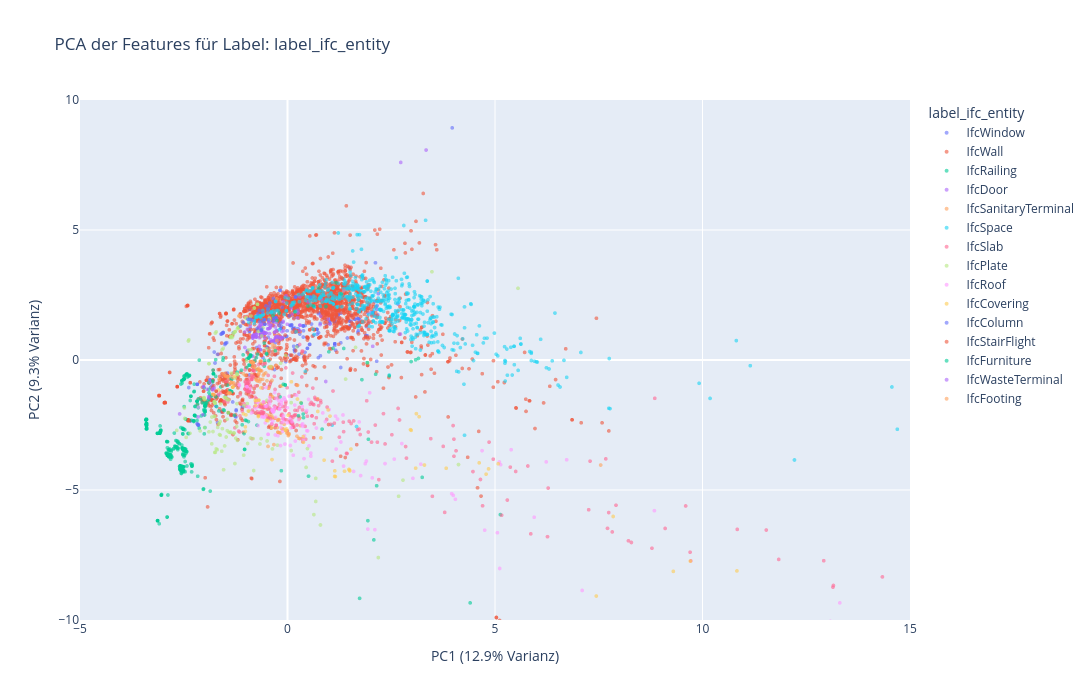

Here is the notebook cell this chart was saved with:
### Markdown cell above
## 2. PCA feature projections per label

### Code cell
# pca projection coloured by ifc_entity
plot_feature_pca(
    df,
    feature_keys=ALL_FEATURE_KEYS,
    label_col="label_ifc_entity",
    x_range=[-5, 15],
    y_range=[-10, 10],
    save="feature_label_ifc_entity_pca_projection",
    chapter="appendix"
)

### Figure 1 — Plotly figure (JSON) as saved in the notebook; plotly's stock layout.template omitted (floating-point values rounded to 4 significant figures; data arrays with more than 128 entries replaced by an {"elided": "..."} marker saying what was removed)
{"data": [{"hovertemplate": "label_ifc_entity=IfcWindow<br>PC1 (12.9% Varianz)=%{x}<br>PC2 (9.3% Varianz)=%{y}<extra></extra>", "legendgroup": "IfcWindow", "marker": {"color": "#636efa", "opacity": 0.6, "size": 4, "symbol": "circle"}, "mode": "markers", "name": "IfcWindow", "showlegend": true, "type": "scattergl", "x": {"elided": "224 float values"}, "xaxis": "x", "y": {"elided": "224 float values"}, "yaxis": "y"}, {"hovertemplate": "label_ifc_entity=IfcWall<br>PC1 (12.9% Varianz)=%{x}<br>PC2 (9.3% Varianz)=%{y}<extra></extra>", "legendgroup": "IfcWall", "marker": {"color": "#EF553B", "opacity": 0.6, "size": 4, "symbol": "circle"}, "mode": "markers", "name": "IfcWall", "showlegend": true, "type": "scattergl", "x": {"elided": "2274 float values"}, "xaxis": "x", "y": {"elided": "2274 float values"}, "yaxis": "y"}, {"hovertemplate": "label_ifc_entity=IfcRailing<br>PC1 (12.9% Varianz)=%{x}<br>PC2 (9.3% Varianz)=%{y}<extra></extra>", "legendgroup": "IfcRailing", "marker": {"color": "#00cc96", "opacity": 0.6, "size": 4, "symbol": "circle"}, "mode": "markers", "name": "IfcRailing", "showlegend": true, "type": "scattergl", "x": {"elided": "881 float values"}, "xaxis": "x", "y": {"elided": "881 float values"}, "yaxis": "y"}, {"hovertemplate": "label_ifc_entity=IfcDoor<br>PC1 (12.9% Varianz)=%{x}<br>PC2 (9.3% Varianz)=%{y}<extra></extra>", "legendgroup": "IfcDoor", "marker": {"color": "#ab63fa", "opacity": 0.6, "size": 4, "symbol": "circle"}, "mode": "markers", "name": "IfcDoor", "showlegend": true, "type": "scattergl", "x": {"elided": "144 float values"}, "xaxis": "x", "y": {"elided": "144 float values"}, "yaxis": "y"}, {"hovertemplate": "label_ifc_entity=IfcSanitaryTerminal<br>PC1 (12.9% Varianz)=%{x}<br>PC2 (9.3% Varianz)=%{y}<extra></extra>", "legendgroup": "IfcSanitaryTerminal", "marker": {"color": "#FFA15A", "opacity": 0.6, "size": 4, "symbol": "circle"}, "mode": "markers", "name": "IfcSanitaryTerminal", "showlegend": true, "type": "scattergl", "x": [-0.1959, -0.4548, -0.8605, -1.294, -0.3655, -0.4661, -0.6461, -0.4034, -0.0813, -0.3741, -0.5242, -0.6244, -0.3686, -0.6635, -0.5841, -1.487, -0.717, 0.03892, -0.4941, -0.7662, 0.3093, -0.2344, -0.04751, -0.694, -0.7807, -0.2502, -0.4548, -1.382, -0.2033, -0.561, -0.4417, -1.508, -0.8253, 0.2415, -0.5978, -0.8407, -1.324, -1.446, -0.3787, -0.4371, -1.65, -0.4253, -1.17, 0.2805, -1.416, -1.021, -0.6071, -0.8755, -0.2817, -0.6408, -0.2979, -1.331, -0.167, -0.6957, -1.161, -0.6887, -0.2617, -0.1101, -0.3276, -0.4366, -0.2249, -0.3127, -1.396, -1.44, -0.469, -1.551, 0.2943, -0.4785, -0.3665, -0.4479, -0.6683, -1.763, 0.2673, -0.8147, -0.8233, -0.7155, -0.5809, -0.8581, -1.064, -0.6678, 0.2281, -1.461, -0.4941, 0.01607, -0.5004, -0.2652, -0.6519, -0.019, -0.2559, -0.6552, -0.4064, -1.365, -0.3979, -0.4096, -0.3197, -0.8281, -0.3783, -0.3182, -0.7122, -0.3598, 0.00996, -0.3668, -0.6452, -1.35, -0.4121, 0.2954, -0.4146, -0.5831, -0.6963, -0.6872, -0.6679, -0.6271, -0.5528, -0.7413, -1.419, -0.2326, 0.03265, -0.1344, 0.2328, -0.2265, -0.6571], "xaxis": "x", "y": [-2.796, -1.085, -0.5525, -0.8835, 0.4729, -2.216, -0.4095, -1.394, -2.471, -0.783, -0.4976, -0.4195, -1.41, -0.4084, 1.765, -0.6245, -0.3696, -2.835, -0.802, -0.744, -2.526, -2.323, -2.697, -0.3195, -0.333, -2.603, -1.085, -1.264, -2.293, -0.5357, 0.3505, -0.6053, -0.2563, -0.967, -0.7446, -0.09314, -0.8929, -0.6471, -2.151, -0.2663, -0.7454, -0.3218, 1.695, -2.269, -0.6424, -0.5894, -1.742, -0.07702, 0.4905, -0.0511, -2.238, -0.6724, -2.809, -1.551, 1.704, -0.7281, 2.346, -2.642, -3.254, -2.124, -2.783, 0.3831, -1.297, -1.237, -3.325, -0.5251, -2.231, -2.179, -0.2735, -0.293, -0.3945, -1.338, -3.011, -0.3616, -0.1012, -0.3632, -1.843, -0.08508, -0.5273, -0.3994, -2.932, -1.218, -1.883, -2.907, -2.116, -0.2143, -0.3998, -2.808, 0.7489, -0.04438, -0.3063, -0.8788, -0.2566, -1.433, 0.5478, -0.0943, -2.478, -2.242, -0.8093, -2.235, -2.821, 0.607, -0.7482, -0.8622, -1.39, -3.022, -2.181, -0.5857, -0.5583, -0.5085, -0.8323, -1.793, -1.632, -0.7917, -1.286, -2.774, -2.877, -2.656, -0.9769, -2.289, -1.695], "yaxis": "y"}, {"hovertemplate": "label_ifc_entity=IfcSpace<br>PC1 (12.9% Varianz)=%{x}<br>PC2 (9.3% Varianz)=%{y}<extra></extra>", "legendgroup": "IfcSpace", "marker": {"color": "#19d3f3", "opacity": 0.6, "size": 4, "symbol": "circle"}, "mode": "markers", "name": "IfcSpace", "showlegend": true, "type": "scattergl", "x": {"elided": "608 float values"}, "xaxis": "x", "y": {"elided": "608 float values"}, "yaxis": "y"}, {"hovertemplate": "label_ifc_entity=IfcSlab<br>PC1 (12.9% Varianz)=%{x}<br>PC2 (9.3% Varianz)=%{y}<extra></extra>", "legendgroup": "IfcSlab", "marker": {"color": "#FF6692", "opacity": 0.6, "size": 4, "symbol": "circle"}, "mode": "markers", "name": "IfcSlab", "showlegend": true, "type": "scattergl", "x": {"elided": "271 float values"}, "xaxis": "x", "y": {"elided": "271 float values"}, "yaxis": "y"}, {"hovertemplate": "label_ifc_entity=IfcPlate<br>PC1 (12.9% Varianz)=%{x}<br>PC2 (9.3% Varianz)=%{y}<extra></extra>", "legendgroup": "IfcPlate", "marker": {"color": "#B6E880", "opacity": 0.6, "size": 4, "symbol": "circle"}, "mode": "markers", "name": "IfcPlate", "showlegend": true, "type": "scattergl", "x": {"elided": "147 float values"}, "xaxis": "x", "y": {"elided": "147 float values"}, "yaxis": "y"}, {"hovertemplate": "label_ifc_entity=IfcRoof<br>PC1 (12.9% Varianz)=%{x}<br>PC2 (9.3% Varianz)=%{y}<extra></extra>", "legendgroup": "IfcRoof", "marker": {"color": "#FF97FF", "opacity": 0.6, "size": 4, "symbol": "circle"}, "mode": "markers", "name": "IfcRoof", "showlegend": true, "type": "scattergl", "x": [-0.1166, -0.36, 5.105, -0.6375, -0.1184, -2.144, 13.08, -0.3549, 1.727, -0.5772, -0.9231, 5.39, 0.465, 4.688, 3.995, -0.159, 3.956, -0.05872, 1.874, 1.004, 0.4852, -0.5104, 0.6964, 0.9131, 0.3425, -0.5612, -0.4266, 0.3925, 1.351, -0.2929, 3.213, -0.1993, -0.4482, 5.113, 0.05834, 2.35, -0.5186, 0.1389, 1.935, 5.058, 1.157, 8.841, 0.2666, 0.2206, -0.1389, -0.7151, -1.157, -0.8982, -0.1076, -0.3675, -0.737, 0.1755, 0.563, 0.5179, 1.592, -0.1548, 7.1, -0.9535, 0.3567, -0.4308, 0.0878, 2.043, -0.3711, -0.09908, 1.173, -0.7599, 0.3644, 4.045, 5.134, 0.03947, 0.3686, 1.762, -0.3619, -0.2752, -0.7085, -0.5344, 1.981, -0.2876, 0.06959, -0.4683, 1.337, -0.4684, -0.3559, 1.901, 2.105, 6.234, -0.3078, 0.1879, -0.8685, -0.596, 1.205, -0.009033, 3.022, -0.533, 0.3982, 6.727, -0.7127, -0.308, -0.2321, 0.5079, 0.4084, 4.751, -0.979, -0.002836, 0.4613, -0.2094, -0.3289, 5.945, 2.755, -0.3434, -0.1882, -0.3366, 0.8503, -0.979, -0.06144, 13.31, -0.1689, 22.32, 0.5622, -1.164, -0.08435, 2.573, -0.3811, 0.1102, -0.5072, 1.287, -0.1448], "xaxis": "x", "y": [-2.743, -1.939, -3.923, -2.176, -2.262, -1.816, -10.06, -2.34, -2.381, -1.608, -1.81, -3.451, -2.719, -3.486, -5.209, -2.59, -5.142, -1.532, -3.988, -1.905, -2.728, -1.056, -2.616, -2.37, -2.5, -2.207, -1.445, -3.099, -4.081, -2.884, -4.008, -1.885, -1.572, -8.018, -2.26, -3.985, -2.144, -3.662, -6.503, -6.645, -2.159, -5.795, -2.297, -1.354, -1.541, -1.618, -0.9887, -1.094, -2.383, -1.958, -1.778, -1.733, -3.581, -3.305, -4.286, -1.732, -8.864, -1.796, -1.79, -1.683, -2.608, -4.533, -1.905, -2.146, -3.425, -1.852, -2.455, -5.357, -4.027, -1.393, -2.553, -4.445, -1.933, -1.482, -2.524, -1.778, -1.261, -2.2, -3.289, -2.859, -2.115, -2.859, -1.963, -3.887, -6.526, -3.919, -1.253, -3.117, -2.035, -2.191, -2.271, -2.418, -4.551, -2.421, -3.794, -3.837, -1.622, -1.832, -2.912, -1.515, -2.914, -6.544, -1.025, -1.832, -1.944, -1.568, -1.971, -6.048, -3.214, -2.002, -1.885, -1.977, -2.036, -1.025, -3.233, -9.341, -3.291, -18.68, -3.699, -0.9386, -1.455, -3.813, -2.437, -2.374, -1.776, -3.154, -1.639], "yaxis": "y"}, {"hovertemplate": "label_ifc_entity=IfcCovering<br>PC1 (12.9% Varianz)=%{x}<br>PC2 (9.3% Varianz)=%{y}<extra></extra>", "legendgroup": "IfcCovering", "marker": {"color": "#FECB52", "opacity": 0.6, "size": 4, "symbol": "circle"}, "mode": "markers", "name": "IfcCovering", "showlegend": true, "type": "scattergl", "x": [-0.7678, 0.384, 3.088, 14.31, -0.1311, -1.014, 1.374, 0.9788, 1.501, 9.706, -0.6392, -1.275, 15.87, -1.002, 0.01468, -0.04815, 10.83, -0.3733, 9.297, -0.6981, -0.9452, 2.964, 16.21, 4.845, 0.3795, 1.495, 1.529, -0.02356, 3.824, 1.024, 4.619, 2.98, 7.847, -1.428, 0.7299, 0.09336, 1.136, 0.8025, -1.802, 0.8817, -1.305, -1.015, 3.171, 14.17, 5.079, 1.154, 3.106, 14.15, 16.11, -1.324, 30.81, 0.321, -0.7038, 1.48, -0.688, -0.3811, -1.061, -1.665, 7.441, 1.14, -0.7464, 3.299, -0.5051, 0.2401, -0.4761, -0.7774, 4.786], "xaxis": "x", "y": [-1.753, -3.164, -4.16, -14.95, -0.989, -2.747, -4.278, -1.919, -4.267, -7.735, -1.072, -0.6316, -15.6, -2.111, -2.126, -2.709, -8.111, -3.831, -8.13, -2.145, -1.962, -2.68, -16.17, -4.188, -2.946, -4.231, -3.425, -2.651, -4.162, -2.159, -3.955, -2.706, -6.018, -2.021, -1.979, -0.8384, -4.476, -2.996, -1.319, -3.852, -1.034, -2.572, -2.181, -14.77, -3.992, -4.484, -2.064, -14.76, -16.38, -1.048, -28.5, -1.638, -2.173, -4.208, -1.544, -2.612, -2.072, -1.154, -9.078, -4.263, -1.564, -4.039, -2.321, -1.501, -2.334, -1.555, -4.391], "yaxis": "y"}, {"hovertemplate": "label_ifc_entity=IfcColumn<br>PC1 (12.9% Varianz)=%{x}<br>PC2 (9.3% Varianz)=%{y}<extra></extra>", "legendgroup": "IfcColumn", "marker": {"color": "#636efa", "opacity": 0.6, "size": 4, "symbol": "circle"}, "mode": "markers", "name": "IfcColumn", "showlegend": true, "type": "scattergl", "x": [-0.9559, -0.3472, -0.444, -1.601, -0.2816, -0.3286, -0.714, -1.56, -0.6042, -2.174, 3.732, -0.456, -0.8981, 0.04238, -0.6318, -0.4771, 4.508, -1.134, -0.3284, -1.549, -1.064, -1.563, -1.686, -0.1592, -1.747, -1.548, -1.568, -2.174, -1.59, -0.6356, -0.6716, 3.969, -0.5623, -0.5622, -1.568, 0.1979, 0.556, -0.4247, 0.1979, -0.1854, -0.8571, -0.5442, -0.2001, -0.6219, 0.1936, -0.3387, -0.5183, -0.1245, -1.568, -0.733, -0.6813, -0.2818, -0.1732, -0.5442, -2.379, -2.174, -0.6192], "xaxis": "x", "y": [1.568, 1.498, 2.059, 0.9945, 1.624, 1.6, 1.777, 1.04, 1.836, -0.9355, 11.84, 1.551, 1.567, 1.697, 1.14, 1.937, 12.33, 1.307, 1.6, 1.057, 1.453, 1.04, 0.2174, 1.422, -0.1164, 1.058, 1.03, -0.9355, 1.003, 1.146, 1.472, 8.928, 1.552, 1.552, 1.03, 2.427, 2.424, 2.191, 2.427, 2.674, 1.538, 1.378, 1.342, 1.475, 2.418, 2.364, 2.084, 2.027, 1.03, 1.212, 1.907, 1.624, 2.681, 1.378, -1.06, -0.9355, 1.178], "yaxis": "y"}, {"hovertemplate": "label_ifc_entity=IfcStairFlight<br>PC1 (12.9% Varianz)=%{x}<br>PC2 (9.3% Varianz)=%{y}<extra></extra>", "legendgroup": "IfcStairFlight", "marker": {"color": "#EF553B", "opacity": 0.6, "size": 4, "symbol": "circle"}, "mode": "markers", "name": "IfcStairFlight", "showlegend": true, "type": "scattergl", "x": [0.8627, 0.1696, 0.1965, -0.2233, 1.043, 1.196, 0.2409, -1.485, -1.538, 1.158, 0.8438, 1.686, 0.8714, 1.107, 0.1047, 4.663, 1.135, -1.72, 0.5304, -1.719, 1.478, 0.1812, 0.4063, -1.487, -0.2532, 0.2053, 4.342, -1.566, -0.1471, -1.538, -1.568, 0.07892, -1.538, 0.9582, 0.4269, 4.579, 0.0826, 0.9375, -1.484, 1.324], "xaxis": "x", "y": [2.097, 0.05113, 0.3618, -0.2799, 2.09, 1.121, 0.09993, -1.195, -1.233, 1.009, 1.814, 1.73, 2.093, 0.908, 0.1792, -5.235, 1.981, -1.201, 0.1787, -1.2, 1.745, 0.04576, 0.1032, -0.9497, -0.3094, 0.143, -3.742, -1.194, -0.3661, -1.233, -1.003, -0.03337, -1.233, 1.843, -0.02131, -4.916, 0.1901, 0.9151, -1.199, 3.14], "yaxis": "y"}, {"hovertemplate": "label_ifc_entity=IfcFurniture<br>PC1 (12.9% Varianz)=%{x}<br>PC2 (9.3% Varianz)=%{y}<extra></extra>", "legendgroup": "IfcFurniture", "marker": {"color": "#00cc96", "opacity": 0.6, "size": 4, "symbol": "circle"}, "mode": "markers", "name": "IfcFurniture", "showlegend": true, "type": "scattergl", "x": [0.3331, -0.09996, -0.2005, -2.01, 1.294, 0.1756, 2.451, 2.979, 0.3774, 1.793, 1.095, 0.9972, 3.155, 3.088, -0.0527, -0.05652, -0.3496, 1.355, 0.7462, 2.124, 1.922, 0.2642, 0.4935, -0.2541, 0.9265, 0.6224, -0.2929, -0.7502, -1.801, 1.167], "xaxis": "x", "y": [-1.658, -0.9334, 1.804, -1.068, 2.547, 1.85, -0.6132, -0.05887, -2.08, -0.7561, 0.4483, 0.3154, 0.05835, 0.005617, -0.9647, -0.9536, 1.704, 0.4441, 2.792, -0.5483, -0.1023, -2.143, 2.075, 1.518, 2.058, 2.086, 0.3572, 0.08783, -0.7966, 2.972], "yaxis": "y"}, {"hovertemplate": "label_ifc_entity=IfcWasteTerminal<br>PC1 (12.9% Varianz)=%{x}<br>PC2 (9.3% Varianz)=%{y}<extra></extra>", "legendgroup": "IfcWasteTerminal", "marker": {"color": "#ab63fa", "opacity": 0.6, "size": 4, "symbol": "circle"}, "mode": "markers", "name": "IfcWasteTerminal", "showlegend": true, "type": "scattergl", "x": [-2.024, -1.805, -1.936, -1.795, 2.729, -2.024, 3.339], "xaxis": "x", "y": [-1.03, -1.15, -1.127, -1.116, 7.598, -1.03, 8.076], "yaxis": "y"}, {"hovertemplate": "label_ifc_entity=IfcFooting<br>PC1 (12.9% Varianz)=%{x}<br>PC2 (9.3% Varianz)=%{y}<extra></extra>", "legendgroup": "IfcFooting", "marker": {"color": "#FFA15A", "opacity": 0.6, "size": 4, "symbol": "circle"}, "mode": "markers", "name": "IfcFooting", "showlegend": true, "type": "scattergl", "x": [7.546, 0.7295], "xaxis": "x", "y": [-4.04, -1.496], "yaxis": "y"}], "layout": {"height": 700, "legend": {"title": {"text": "label_ifc_entity"}, "tracegroupgap": 0}, "margin": {}, "title": {"text": "PCA der Features für Label: label_ifc_entity"}, "width": 1100, "xaxis": {"anchor": "y", "domain": [0, 1], "range": [-5, 15], "title": {"text": "PC1 (12.9% Varianz)"}}, "yaxis": {"anchor": "x", "domain": [0, 1], "range": [-10, 10], "title": {"text": "PC2 (9.3% Varianz)"}}}}
